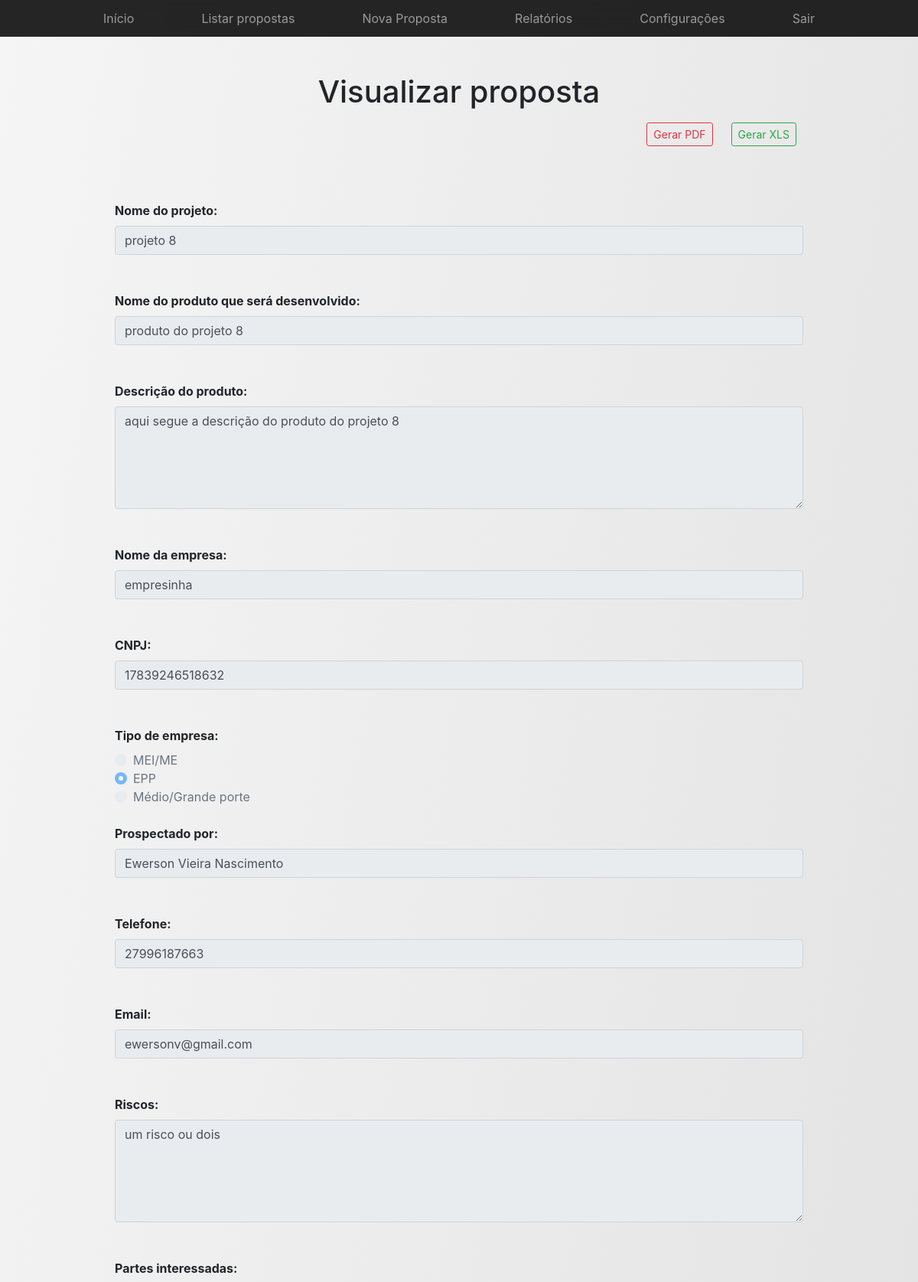
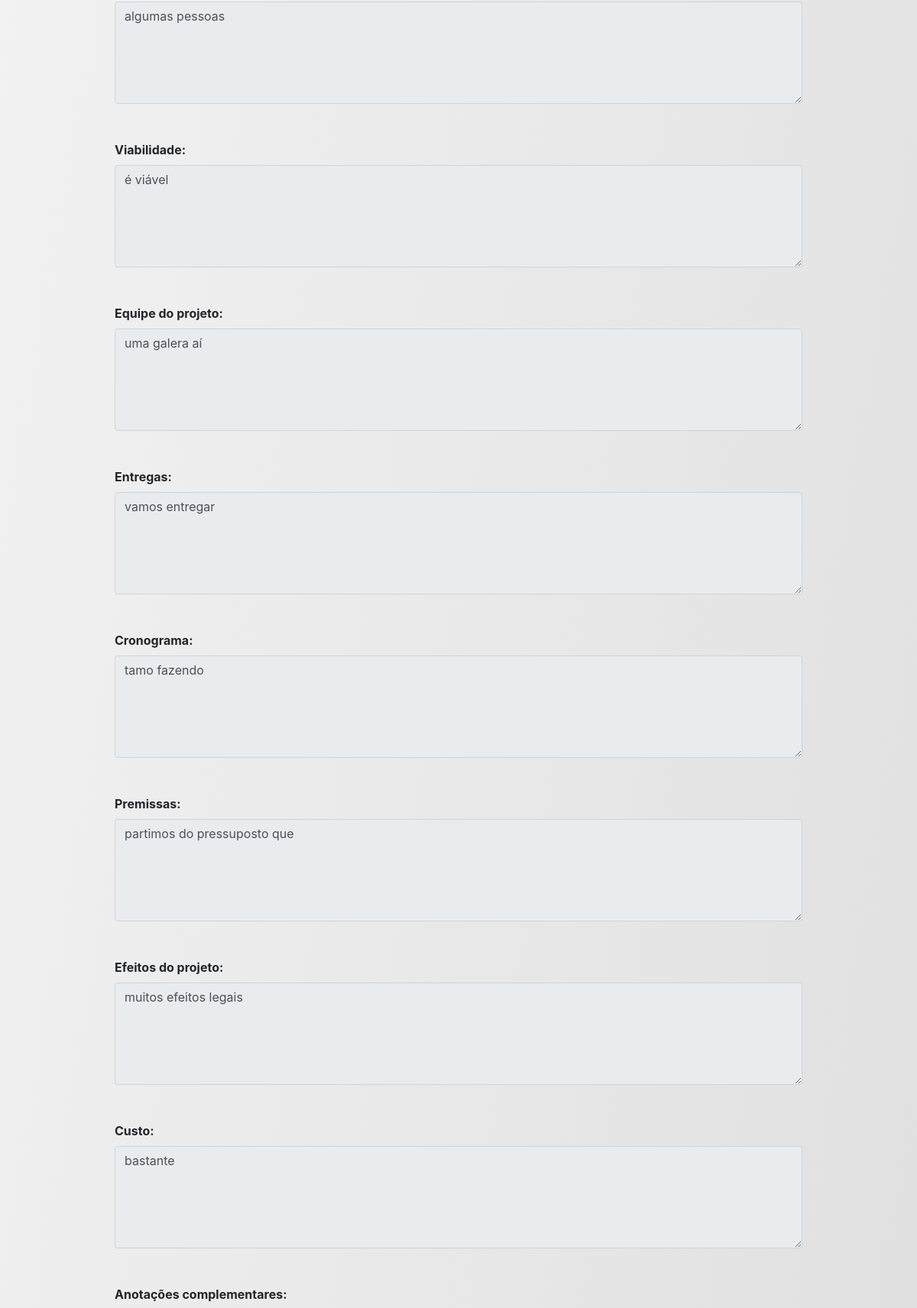
Screenshot of /spp_ifes/view/visualizar_proposta.php?id=8 (signed in, upper part) with the database file from the repository (2 pictures, top to bottom).
### tables this page shows
CREATE TABLE IF NOT EXISTS `projeto` (
  `id` int(11) NOT NULL AUTO_INCREMENT,
  `nome` varchar(100) NOT NULL,
  `viabilidade` varchar(2000) NOT NULL,
  `efeitos` varchar(2000) NOT NULL,
  `equipe` varchar(2000) NOT NULL,
  `riscos` varchar(2000) NOT NULL,
  `entregas` varchar(2000) NOT NULL,
  `premissas` varchar(2000) NOT NULL,
  `cronograma` varchar(2000) NOT NULL,
  `custo` varchar(2000) NOT NULL,
  `interessados` varchar(2000) NOT NULL,
  `anotacoes_complementares` varchar(2000) NOT NULL,
  `finalizado` int(11) NOT NULL,
  `created` datetime NOT NULL,
  `modified` datetime DEFAULT NULL,
  `fk_id_empresa` int(11) NOT NULL,
  `fk_id_usuario` int(11) NOT NULL,
  PRIMARY KEY (`id`),
  KEY `fk_id_empresa` (`fk_id_empresa`),
  KEY `fk_id_usuario` (`fk_id_usuario`)
);

CREATE TABLE IF NOT EXISTS `produto` (
  `id` int(11) NOT NULL AUTO_INCREMENT,
  `nome` varchar(100) NOT NULL,
  `descricao` varchar(4000) NOT NULL,
  `fk_id_projeto` int(11) NOT NULL,
  PRIMARY KEY (`id`),
  KEY `fk_id_projeto` (`fk_id_projeto`)
);

CREATE TABLE IF NOT EXISTS `empresa` (
  `id` int(11) NOT NULL AUTO_INCREMENT,
  `nome` varchar(100) NOT NULL,
  `cnpj` varchar(14) NOT NULL,
  `tipo` varchar(50) NOT NULL,
  PRIMARY KEY (`id`)
);

CREATE TABLE IF NOT EXISTS `usuario` (
  `id` int(11) NOT NULL AUTO_INCREMENT,
  `nome` varchar(100) NOT NULL,
  `telefone` varchar(11) NOT NULL,
  `email` varchar(100) NOT NULL,
  `senha` varchar(100) NOT NULL,
  `tipo` int(11) NOT NULL,
  PRIMARY KEY (`id`)
);

### spp_ifes/controller/funcoes.php (called while the page is built, shortened)
<?php
function connect()
{
    $servidor = "localhost";
    $usuario = "root";
    $senha = "";
    $dbname = "spp_ifes";
    $conn = mysqli_connect($servidor, $usuario, $senha, $dbname);
    return $conn;
}
function getProjeto($id)
{
    $conn = connect();
    $result_all = "SELECT E.id as id_empresa, E.nome as nome_empresa, E.cnpj, E.tipo as tipo_empresa,
    PD.id as id_produto, PD.nome as nome_produto, PD.descricao,
    P.id as id_projeto, P.nome as nome_projeto, P.viabilidade, P.efeitos, P.equipe, P.riscos, P.entregas, P.premissas, P.cronograma, P.custo, P.interessados, P.anotacoes_complementares,
    U.id as id_usuario, U.nome as nome_usuario, U.telefone, U.email
    FROM PROJETO P
    INNER JOIN EMPRESA E
    ON P.fk_id_empresa = E.id
    INNER JOIN USUARIO U
    ON P.fk_id_usuario = U.id
    INNER JOIN PRODUTO PD
    ON P.id = PD.fk_id_projeto
    WHERE P.id = $id";
    $resultado_all = mysqli_query($conn, $result_all);
    $row = mysqli_fetch_assoc($resultado_all);
    return $row;
}
?>

### spp_ifes/view/visualizar_proposta.php (the view, shortened to what this page needs)
<?php
include_once("../controller/funcoes.php");
$id = filter_input(INPUT_GET, 'id', FILTER_SANITIZE_NUMBER_INT);
$row = getProjeto($id);
?>
<!DOCTYPE html>
<html lang="pt-br">
	<body id="grad1">
		<div class="container">
			<div class="py-5 text-center">
				<h1>Visualizar proposta</h1>
				<div class="py-2 text-right">
					<?php
						echo "<p><a class='btn btn-sm mr-4 btn-outline-danger' href='../controller/gerar_pdf.php?id=". $id . "' role='button'>Gerar PDF</a>";
						echo "<a class='btn btn-sm mr-4 btn-outline-success' href='../controller/gerar_planilha.php?id=". $id . "' role='button'>Gerar XLS</a></p>";
					?>
				</div>
			</div>
			<form>
				<div class="col-md-12 mb-3">
					<label><b>Nome do projeto: </b></label><br>
					<input type="text" class="form-control" name="nome_projeto" readonly="readonly" placeholder="Nome do projeto" maxlength="100" value="<?php echo utf8_encode($row['nome_projeto']); ?>"><br><br>
					<label><b>Nome do produto que será desenvolvido: </b></label><br>
					<input type="text" class="form-control" name="nome_produto" readonly="readonly" placeholder="Nome do produto" maxlength="100" value="<?php echo utf8_encode($row['nome_produto']); ?>"><br><br>
					<label><b>Descrição do produto: </b></label><br>
					<textarea type="text" class="form-control" name="descricao" readonly="readonly" rows="5" cols="80" placeholder="Descrição do produto, suas características e finalidade" maxlength="4000"/><?php echo utf8_encode($row['descricao']); ?></textarea><br><br>
					<label><b>Nome da empresa: </b></label><br>
					<input type="text" class="form-control" name="nome_empresa" readonly="readonly" placeholder="Nome da empresa" maxlength="100" value="<?php echo utf8_encode($row['nome_empresa']); ?>"><br><br>
					<label><b>CNPJ: </b></label><br>
					<input type="text" class="form-control" name="cnpj" readonly="readonly" placeholder="Apenas números" maxlength="14" value="<?php echo utf8_encode($row['cnpj']); ?>"><br><br>
					<label><b>Tipo de empresa: </b></label><br>
					<div class="custom-control custom-radio">
						<label class="custom-control-label" for="MEI/ME" >MEI/ME</label> <br>
					</div>
					<div class="custom-control custom-radio">
						<label class="custom-control-label" for="EPP" >EPP</label> <br>
					</div>
					<div class="custom-control custom-radio">
						<label class="custom-control-label" for="Médio/Grande porte" >Médio/Grande porte</label> <br><br>
					</div>
					<label><b>Prospectado por: </b></label><br>
					<input type="text" class="form-control" name="nome_usuario" readonly="readonly" value="<?php echo utf8_encode($row['nome_usuario']); ?>"><br><br>
					<label><b>Telefone: </b></label><br>
					<input type="text" class="form-control" name="telefone" readonly="readonly" value="<?php echo utf8_encode($row['telefone']); ?>"><br><br>
					<label><b>Email: </b></label><br>
					<input type="email" class="form-control" name="email" readonly="readonly" value="<?php echo utf8_encode($row['email']); ?>"><br><br>
					<label><b>Riscos: </b></label><br>
					<textarea type="text" class="form-control" name="riscos" readonly="readonly" rows="5" cols="80" placeholder="Riscos inerentes ao andamento/execução do projeto" maxlength="2000"/><?php echo utf8_encode($row['riscos']); ?></textarea><br><br>
					<label><b>Partes interessadas: </b></label><br>
					<textarea type="text" class="form-control" name="interessados" readonly="readonly" rows="5" cols="80" placeholder="Empresas que têm interesse no projeto" maxlength="2000"/><?php echo utf8_encode($row['interessados']); ?></textarea><br><br>
					<label><b>Viabilidade: </b></label><br>
					<textarea type="text" class="form-control" name="viabilidade" readonly="readonly" rows="5" cols="80" placeholder="Fatores que propiciam a viabilidade do projeto" maxlength="2000"/><?php echo utf8_encode($row['viabilidade']); ?></textarea><br><br>
					<label><b>Equipe do projeto: </b></label><br>
					<textarea type="text" class="form-control" name="equipe" readonly="readonly" rows="5" cols="80" placeholder="Pessoas envolvidas no projeto" maxlength="2000"/><?php echo utf8_encode($row['equipe']); ?></textarea><br><br>
					<label><b>Entregas: </b></label><br>
					<textarea type="text" class="form-control" name="entregas" readonly="readonly" rows="5" cols="80" placeholder="Entregas do projeto" maxlength="2000"/><?php echo utf8_encode($row['entregas']); ?></textarea><br><br>
					<label><b>Cronograma: </b></label><br>
					<textarea type="text" class="form-control" name="cronograma" readonly="readonly" rows="5" cols="80" placeholder="Datas para realização das entregas" maxlength="2000"/><?php echo utf8_encode($row['cronograma']); ?></textarea><br><br>
					<label><b>Premissas: </b></label><br>
					<textarea type="text" class="form-control" name="premissas" readonly="readonly" rows="5" cols="80" placeholder="Pontos de partida para realização do projeto" maxlength="2000"/><?php echo utf8_encode($row['premissas']); ?></textarea><br><br>
					<label><b>Efeitos do projeto: </b></label><br>
					<textarea type="text" class="form-control" name="efeitos" readonly="readonly" rows="5" cols="80" placeholder="Efeitos do projeto ao ser implementado com sucesso" maxlength="2000"/><?php echo utf8_encode($row['efeitos']); ?></textarea><br><br>
					<label><b>Custo: </b></label><br>
					<textarea type="text" class="form-control" name="custo" readonly="readonly" rows="5" cols="80" placeholder="Custo total e detalhado do projeto" maxlength="2000"/><?php echo utf8_encode($row['custo']); ?></textarea><br><br>
					<label><b>Anotações complementares: </b></label><br>
				</div>
			</form>
		</div>
	</body>
</html>

### rows the page displays
projeto: nome_projeto "projeto 8", nome_produto "produto do projeto 8", descricao "aqui segue a descrição do produto do projeto 8", nome_empresa "empresinha", cnpj "17839246518632", nome_usuario "Ewerson Vieira Nascimento", telefone "27996187663", email "ewersonv@gmail.com", riscos "um risco ou dois", interessados "algumas pessoas", viabilidade "é viável", equipe "uma galera aí", entregas "vamos entregar", cronograma "tamo fazendo", premissas "partimos do pressuposto que", efeitos "muitos efeitos legais", custo "bastante"
